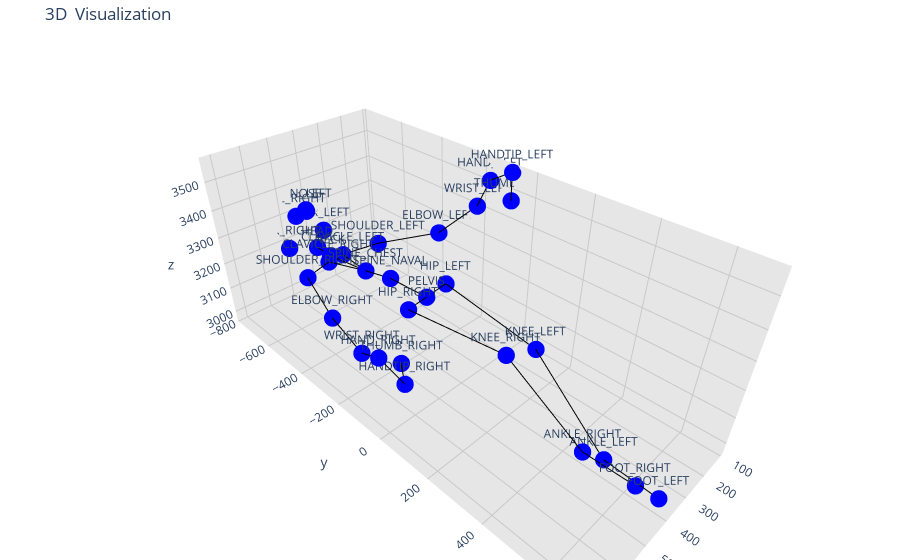

Notebook source saved alongside this figure:
### Markdown cell above
# Till DOne___________________________________________________________________________________________________________________________________________________

### Code cell
import torch
import pandas as pd
import plotly.graph_objs as go
from torch_geometric.data import Data

# Load the dataset
file_path = r"C:\Users\RAZER\Documents\GitHub_2\NYC_Research_Cell\KINZ\Office\kinzData_panda_2025-05-25_19-49PM.csv"

df = pd.read_csv(file_path)

# Define anatomical connections as edges
edges = torch.tensor([
    [0, 2],  # FOOT_RIGHT to ANKLE_RIGHT
    [1, 3],  # FOOT_LEFT to ANKLE_LEFT
    [2, 4],  # ANKLE_RIGHT to KNEE_RIGHT
    [3, 5],  # ANKLE_LEFT to KNEE_LEFT
    [4, 6],  # KNEE_RIGHT to HIP_RIGHT
    [5, 7],  # KNEE_LEFT to HIP_LEFT
    [6, 8],  # HIP_RIGHT to PELVIS
    [7, 8],  # HIP_LEFT to PELVIS
    [8, 9],  # PELVIS to SPINE_NAVAL
    [9, 10], # SPINE_NAVAL to SPINE_CHEST
    [10, 11],# SPINE_CHEST to CLAVICLE_RIGHT
    [10, 12],# SPINE_CHEST to CLAVICLE_LEFT
    [11, 13],# CLAVICLE_RIGHT to SHOULDER_RIGHT
    [12, 14],# CLAVICLE_LEFT to SHOULDER_LEFT
    [13, 15],# SHOULDER_RIGHT to ELBOW_RIGHT
    [14, 16],# SHOULDER_LEFT to ELBOW_LEFT
    [15, 17],# ELBOW_RIGHT to WRIST_RIGHT
    [16, 18],# ELBOW_LEFT to WRIST_LEFT
    [17, 19],# WRIST_RIGHT to HAND_RIGHT
    [18, 20],# WRIST_LEFT to HAND_LEFT
    [19, 21],# HAND_RIGHT to HANDTIP_RIGHT
    [20, 22],# HAND_LEFT to HANDTIP_LEFT
    [21, 23],# HANDTIP_RIGHT to THUMB_RIGHT
    [22, 24],# HANDTIP_LEFT to THUMB_LEFT
    [10, 25],# SPINE_CHEST to NECK
    [25, 26],# NECK to HEAD
]).t().contiguous()

# List of joints in the order they appear in the DataFrame
joints = [
    'FOOT_RIGHT', 'FOOT_LEFT', 'ANKLE_RIGHT', 'ANKLE_LEFT', 'KNEE_RIGHT', 'KNEE_LEFT',
    'HIP_RIGHT', 'HIP_LEFT', 'PELVIS', 'SPINE_NAVAL', 'SPINE_CHEST',
    'CLAVICLE_RIGHT', 'CLAVICLE_LEFT', 'SHOULDER_RIGHT', 'SHOULDER_LEFT',
    'ELBOW_RIGHT', 'ELBOW_LEFT', 'WRIST_RIGHT', 'WRIST_LEFT', 'HAND_RIGHT',
    'HAND_LEFT', 'HANDTIP_RIGHT', 'HANDTIP_LEFT', 'THUMB_RIGHT', 'THUMB_LEFT',
    'NECK', 'HEAD', 'NOSE', 'EYE_LEFT', 'EAR_LEFT', 'EYE_RIGHT', 'EAR_RIGHT'
]

# Function to extract node features and create a Data object
def create_data_object_vis(row):
    node_features = []
    node_positions = []  # Store (x, y, z) positions separately for Plotly visualization

    for joint in joints:
        x = row[f'{joint}_X']
        y = row[f'{joint}_Y']
        z = row[f'{joint}_Z']
        node_features.append([x, y, z])
        node_positions.append((x, y, z))  # Save position for each joint

    node_features = torch.tensor(node_features, dtype=torch.float)

    # Extract label (assuming 'frailty' is the target column)
    label = torch.tensor([row['trial_num']], dtype=torch.float)

    # Create the Data object
    data = Data(x=node_features, edge_index=edges, y=label)

    return data, node_positions

# Function to plot the graph using Plotly
def plot_graph(node_positions):
    # Extract x, y, z coordinates from node_positions
    x_coords = [pos[0] for pos in node_positions]
    y_coords = [pos[1] for pos in node_positions]
    z_coords = [pos[2] for pos in node_positions]

    # Create edges for Plotly
    edge_x = []
    edge_y = []
    edge_z = []
    for edge in edges.t().tolist():
        x0, y0, z0 = node_positions[edge[0]]
        x1, y1, z1 = node_positions[edge[1]]
        edge_x.extend([x0, x1, None])
        edge_y.extend([y0, y1, None])
        edge_z.extend([z0, z1, None])

    # Plot the edges
    edge_trace = go.Scatter3d(
        x=edge_x, y=edge_y, z=edge_z,
        mode='lines',
        line=dict(color='black', width=2),
        hoverinfo='none'
    )

    # Plot the nodes with joint names
    node_trace = go.Scatter3d(
        x=x_coords, y=y_coords, z=z_coords,
        mode='markers+text',
        marker=dict(size=6, color='blue'),
        text=joints,  # Use the joint names as text labels
        hoverinfo='text'
    )

    # Create the figure with gridlines and joint names
    fig = go.Figure(data=[edge_trace, node_trace],
                    layout=go.Layout(
                        title='3D  Visualization',
                        showlegend=False,
                        scene=dict(
                            xaxis=dict(
                                showbackground=True,
                                backgroundcolor="rgb(230, 230, 230)",
                                gridcolor="rgb(200, 200, 200)",
                                showgrid=True,
                                zerolinecolor="rgb(200, 200, 200)",
                            ),
                            yaxis=dict(
                                showbackground=True,
                                backgroundcolor="rgb(230, 230, 230)",
                                gridcolor="rgb(200, 200, 200)",
                                showgrid=True,
                                zerolinecolor="rgb(200, 200, 200)",
                            ),
                            zaxis=dict(
                                showbackground=True,
                                backgroundcolor="rgb(230, 230, 230)",
                                gridcolor="rgb(200, 200, 200)",
                                showgrid=True,
                                zerolinecolor="rgb(200, 200, 200)",
                            ),
                        ),
                        margin=dict(l=0, r=0, b=0, t=40),
                    ))

    fig.show()

# Example usage with a single row (e.g., the first row in your DataFrame)
single_row = df.iloc[30]
data, node_positions = create_data_object_vis(single_row)

# Plot the graph using Plotly
plot_graph(node_positions)

### Figure 1 — Plotly figure (JSON) as saved in the notebook; plotly's stock layout.template omitted (floating-point values rounded to 4 significant figures)
{"data": [{"hoverinfo": "none", "line": {"color": "black", "width": 2}, "mode": "lines", "type": "scatter3d", "x": [374.5, 398.4, null, 367.8, 360.7, null, 398.4, 488.9, null, 360.7, 353.1, null, 488.9, 502.1, null, 353.1, 342.3, null, 502.1, 426.3, null, 342.3, 426.3, null, 426.3, 429.4, null, 429.4, 429.5, null, 429.5, 462.3, null, 429.5, 400.1, null, 462.3, 576.9, null, 400.1, 276.8, null, 576.9, 657.3, null, 276.8, 184.8, null, 657.3, 710.1, null, 184.8, 164.6, null, 710.1, 718.5, null, 164.6, 109.5, null, 718.5, 695.8, null, 109.5, 108.2, null, 695.8, 671.9, null, 108.2, 112.8, null, 429.5, 431.7, null, 431.7, 433.0, null], "y": [615.1, 459.4, null, 679.9, 506.6, null, 459.4, 243.3, null, 506.6, 239.7, null, 243.3, -125.0, null, 239.7, -128.7, null, -125.0, -126.7, null, -128.7, -126.7, null, -126.7, -291.8, null, -291.8, -420.5, null, -420.5, -586.1, null, -420.5, -587.7, null, -586.1, -545.3, null, -587.7, -541.5, null, -545.3, -297.3, null, -541.5, -321.7, null, -297.3, -87.08, null, -321.7, -167.5, null, -87.08, -0.3358, null, -167.5, -165.2, null, -0.3358, 74.7, null, -165.2, -80.17, null, 74.7, 35.08, null, -80.17, -75.5, null, -420.5, -620.0, null, -620.0, -695.5, null], "z": [2975.0, 3001.0, null, 2975.0, 2977.0, null, 3001.0, 3272.0, null, 2977.0, 3210.0, null, 3272.0, 3235.0, null, 3210.0, 3251.0, null, 3235.0, 3243.0, null, 3251.0, 3243.0, null, 3243.0, 3235.0, null, 3235.0, 3206.0, null, 3206.0, 3182.0, null, 3206.0, 3185.0, null, 3182.0, 3189.0, null, 3185.0, 3199.0, null, 3189.0, 3196.0, null, 3199.0, 3293.0, null, 3196.0, 3214.0, null, 3293.0, 3441.0, null, 3214.0, 3254.0, null, 3441.0, 3511.0, null, 3254.0, 3195.0, null, 3511.0, 3564.0, null, 3195.0, 3228.0, null, 3564.0, 3473.0, null, 3206.0, 3181.0, null, 3181.0, 3184.0, null]}, {"hoverinfo": "text", "marker": {"color": "blue", "size": 6}, "mode": "markers+text", "text": ["FOOT_RIGHT", "FOOT_LEFT", "ANKLE_RIGHT", "ANKLE_LEFT", "KNEE_RIGHT", "KNEE_LEFT", "HIP_RIGHT", "HIP_LEFT", "PELVIS", "SPINE_NAVAL", "SPINE_CHEST", "CLAVICLE_RIGHT", "CLAVICLE_LEFT", "SHOULDER_RIGHT", "SHOULDER_LEFT", "ELBOW_RIGHT", "ELBOW_LEFT", "WRIST_RIGHT", "WRIST_LEFT", "HAND_RIGHT", "HAND_LEFT", "HANDTIP_RIGHT", "HANDTIP_LEFT", "THUMB_RIGHT", "THUMB_LEFT", "NECK", "HEAD", "NOSE", "EYE_LEFT", "EAR_LEFT", "EYE_RIGHT", "EAR_RIGHT"], "type": "scatter3d", "x": [374.5, 367.8, 398.4, 360.7, 488.9, 353.1, 502.1, 342.3, 426.3, 429.4, 429.5, 462.3, 400.1, 576.9, 276.8, 657.3, 184.8, 710.1, 164.6, 718.5, 109.5, 695.8, 108.2, 671.9, 112.8, 431.7, 433.0, 444.4, 420.5, 360.2, 468.6, 513.3], "y": [615.1, 679.9, 459.4, 506.6, 243.3, 239.7, -125.0, -128.7, -126.7, -291.8, -420.5, -586.1, -587.7, -545.3, -541.5, -297.3, -321.7, -87.08, -167.5, -0.3358, -165.2, 74.7, -80.17, 35.08, -75.5, -620.0, -695.5, -719.0, -755.5, -757.2, -749.7, -751.1], "z": [2975.0, 2975.0, 3001.0, 2977.0, 3272.0, 3210.0, 3235.0, 3251.0, 3243.0, 3235.0, 3206.0, 3182.0, 3185.0, 3189.0, 3199.0, 3196.0, 3293.0, 3214.0, 3441.0, 3254.0, 3511.0, 3195.0, 3564.0, 3228.0, 3473.0, 3181.0, 3184.0, 3330.0, 3302.0, 3201.0, 3302.0, 3189.0]}], "layout": {"margin": {"b": 0, "l": 0, "r": 0, "t": 40}, "scene": {"xaxis": {"backgroundcolor": "rgb(230, 230, 230)", "gridcolor": "rgb(200, 200, 200)", "showbackground": true, "showgrid": true, "zerolinecolor": "rgb(200, 200, 200)"}, "yaxis": {"backgroundcolor": "rgb(230, 230, 230)", "gridcolor": "rgb(200, 200, 200)", "showbackground": true, "showgrid": true, "zerolinecolor": "rgb(200, 200, 200)"}, "zaxis": {"backgroundcolor": "rgb(230, 230, 230)", "gridcolor": "rgb(200, 200, 200)", "showbackground": true, "showgrid": true, "zerolinecolor": "rgb(200, 200, 200)"}}, "showlegend": false, "title": {"text": "3D  Visualization"}}}
